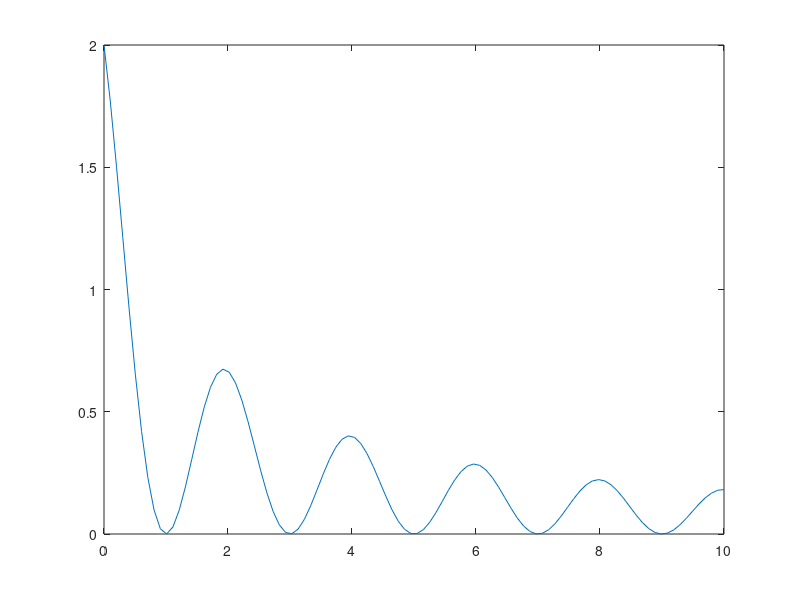

This figure's MATLAB source: (Note: this script raises an error after producing the figure.)
x = linspace(0,10,100);
values = arrayfun(@(t) (1 + cos(pi*t)) / (1 + t), x) ;

plot(x, values);
hold on

xTest = linspace(0.7,9.2,20);

res = arrayfun(@(t) lag_bar(t, x, values), xTest);

plot(xTest, res, '-o');
